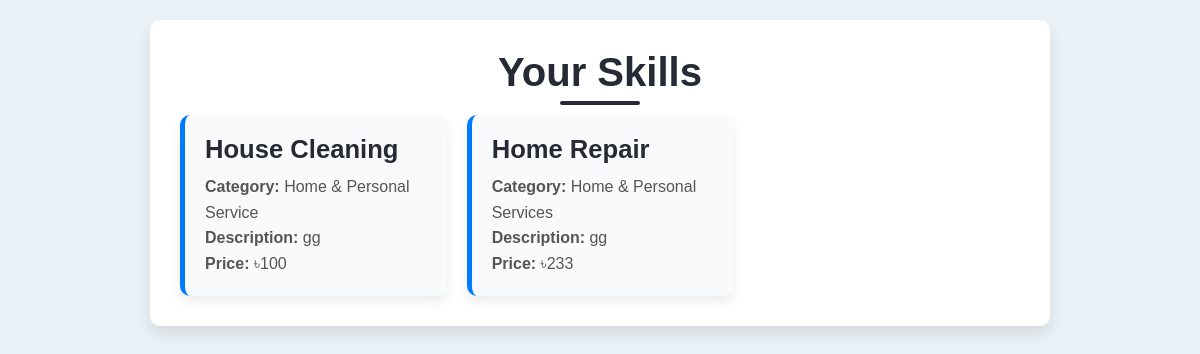
/view-skills/ (signed in), run on the app's committed database.
### Users/models.py (models this page shows, shortened)
class Skill(models.Model):
    user = models.ForeignKey(User, null=True, on_delete=models.CASCADE, related_name="skills")
    name = models.CharField(max_length=100, null=True, blank=True)
    category = models.CharField(max_length=100, null=True, blank=True)
    description = models.TextField(null=True, blank=True)
    price = models.CharField(max_length=7, null=True, blank=True)

### Users/views.py (the view)
# urls.py: path('view-skills/', views.view_skill, name='view_skill'),
@login_required
def view_skill(request):
    user_skills = Skill.objects.filter(user=request.user)
    return render(request, 'view_skills.html', {'skills': user_skills})

### templates/view_skills.html (shortened to what this page needs)
<!DOCTYPE html>
<html lang="en">
<head>
</head>
<body>
    <div class="container">
        <h2>Your Skills</h2>
        {% if skills %}
            <div class="skills-list">
                {% for skill in skills %}
                    <div class="skill-card">
                        <h3>{{ skill.name }}</h3>
                        <p><strong>Category:</strong> {{ skill.category }}</p>
                        <p><strong>Description:</strong> {{ skill.description }}</p>
                        <p><strong>Price:</strong> ৳{{ skill.price }}</p>
                    </div>
                {% endfor %}
            </div>
        {% else %}
            <div class="no-skills">
                <svg xmlns="http://www.w3.org/2000/svg" viewBox="0 0 24 24"><path d="M12 2a10 10 0 1 0 10 10A10 10 0 0 0 12 2Zm1 15h-2v-2h2Zm0-4h-2V7h2Z"/></svg>
                <p>You have not added any skills yet.</p>
                <a href="/add-skill" class="add-skill-btn">Add Skill</a>
            </div>
        {% endif %}
    </div>
</body>
</html>

### templates/view_skills.html (style rules this page uses)
* { margin: 0; padding: 0; box-sizing: border-box; font-family: 'Montserrat', sans-serif; }
body { background-color: #eaf2f8; display: flex; justify-content: center; align-items: center; padding: 20px; color: #333; }
.container { width: 100%; max-width: 900px; text-align: center; padding: 30px; background-color: #fff; border-radius: 10px; box-shadow: 0 8px 16px rgba(0, 0, 0, 0.1); }
h2 { font-size: 2.5rem; color: #252a34; margin-bottom: 20px; position: relative; }
h2::after { content: ""; width: 80px; height: 4px; background-color: #252a34; position: absolute; left: 50%; transform: translateX(-50%); bottom: -10px; border-radius: 2px; }
.skills-list { display: grid; grid-template-columns: 1fr; gap: 20px; margin-top: 20px; }
.skill-card { background-color: #f9fafb; border-radius: 10px; box-shadow: 0 6px 12px rgba(0, 0, 0, 0.08); padding: 20px; text-align: left; transition: transform 0.3s ease, box-shadow 0.3s ease; border-left: 5px solid #007bff; }
.skill-card h3 { font-size: 1.6rem; color: #252a34; margin-bottom: 10px; }
.skill-card p { font-size: 1rem; line-height: 1.6; color: #555; }
@media (min-width: 600px) { .skills-list { grid-template-columns: 1fr 1fr; } }
@media (min-width: 992px) { .skills-list { grid-template-columns: 1fr 1fr 1fr; } }

### data on the page
Skill: name "House Cleaning", category "Home & Personal Service", description "gg", price "100"
Skill: name "Home Repair", category "Home & Personal Services", description "gg", price "233"
